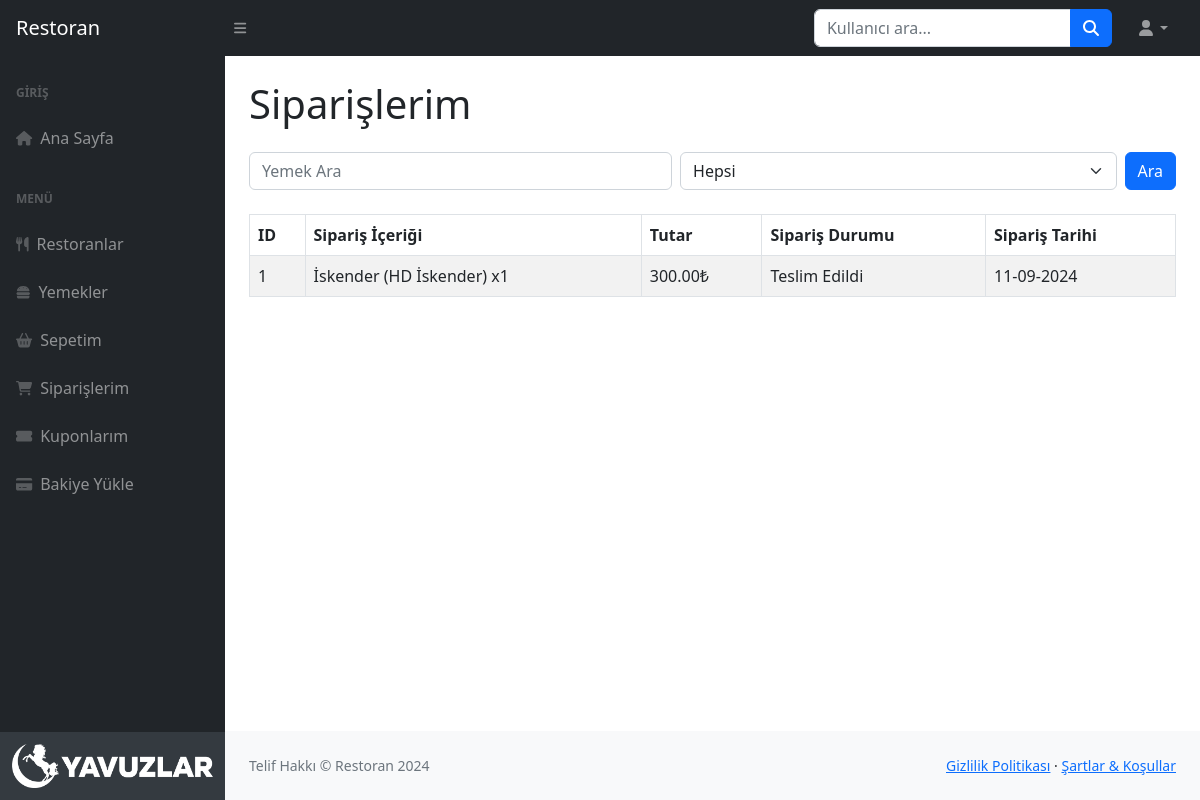
/orders.php (signed in), run on the app's committed database.
### tables this page shows
CREATE TABLE `order` (
  `id` int NOT NULL,
  `user_id` int DEFAULT NULL,
  `order_status` text NOT NULL,
  `total_price` decimal(10,2) NOT NULL,
  `created_at` timestamp NULL DEFAULT CURRENT_TIMESTAMP
);

### orders.php (the view, shortened to what this page needs)
<?php
require 'db.php';
$userId = $_SESSION['user_id'] ?? 0;
$search = $_GET['search'] ?? '';
$filter = $_GET['filter'] ?? 'all';
$sql = "SELECT o.*, GROUP_CONCAT(CONCAT(f.name, ' (', r.name, ') ', 'x', oi.quantity) SEPARATOR ', ') as order_items
        FROM `order` o
        LEFT JOIN order_items oi ON o.id = oi.order_id
        LEFT JOIN food f ON oi.food_id = f.id
        LEFT JOIN restaurant r ON f.restaurant_id = r.id
        WHERE o.user_id = :user_id AND f.name LIKE :search";
$sql .= " GROUP BY o.id ORDER BY o.id DESC";
$stmt = $pdo->prepare($sql);
$stmt->execute(['user_id' => $userId, 'search' => "%$search%"]);
$orders = $stmt->fetchAll(PDO::FETCH_ASSOC);
?>
<!DOCTYPE html>
<html lang="en">
<head>
    <link href="https://cdn.jsdelivr.net/npm/simple-datatables@7.1.2/dist/style.min.css" rel="stylesheet" />
    <link href="../css/styles.css" rel="stylesheet" />
</head>
<body class="sb-nav-fixed">
<?php require 'layout/sidebar.php' ?>
        <div id="layoutSidenav_content">
            <main>
                <div class="container-fluid px-4">
                    <h1 class="my-4">Siparişlerim</h1>
                    <form class="d-flex mb-4" method="GET">
                        <input class="form-control me-2" type="search" name="search" placeholder="Yemek Ara" value="<?php echo htmlspecialchars($search); ?>">
                        <select class="form-select me-2" name="filter">
                            <option value="all" <?php echo $filter == 'all' ? 'selected' : ''; ?>>Hepsi</option>
                        </select>
                        <button class="btn btn-primary" type="submit">Ara</button>
                    </form>
                    <table class="table table-striped table-bordered">
                        <thead>
                            <tr>
                                <th>ID</th>
                                <th>Sipariş İçeriği</th>
                                <th>Tutar</th>
                                <th>Sipariş Durumu</th>
                                <th>Sipariş Tarihi</th>
                            </tr>
                        </thead>
                        <tbody>
                            <?php if (!empty($orders)): ?>
                                <?php foreach ($orders as $order): ?>
                                    <tr>
                                        <td><?php echo htmlspecialchars($order['id']); ?></td>
                                        <td><?php echo htmlspecialchars($order['order_items']); ?></td>
                                        <td><?php echo htmlspecialchars($order['total_price']); ?>₺</td>
                                        <td><?php echo htmlspecialchars($order['order_status']); ?></td>
                                        <td><?php echo htmlspecialchars(date('d-m-Y', strtotime($order['created_at']))); ?></td>
                                    </tr>
                                <?php endforeach; ?>
                            <?php else: ?>
                                <tr>
                                    <td colspan="5" class="text-center">Sipariş bulunamadı.</td>
                                </tr>
                            <?php endif; ?>
                        </tbody>
                    </table>
                </div>
            </main>
            <?php require 'layout/footer.php' ?>
</body>
</html>

### data on the page
order: id "1", order_items "İskender (HD İskender) x1", total_price "300.00", order_status "Teslim Edildi", created_at "11-09-2024"
